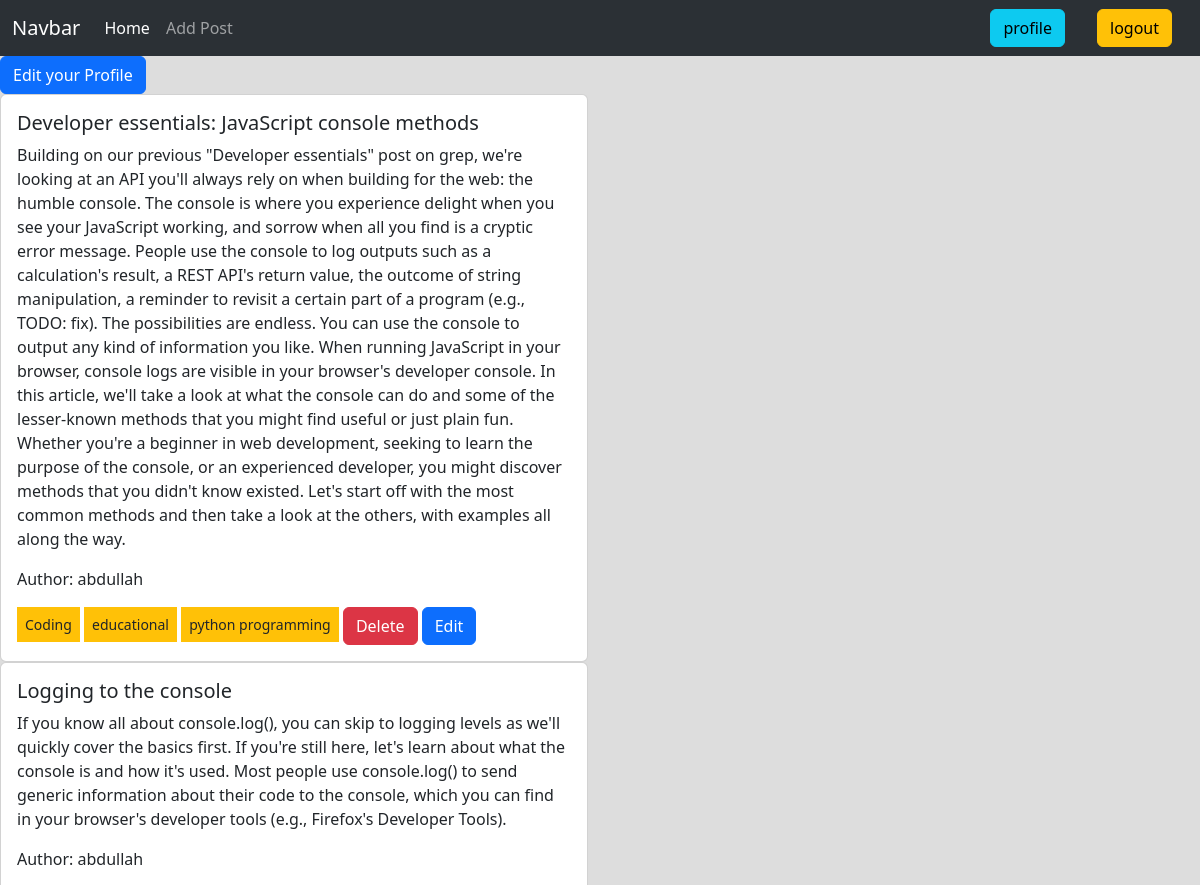
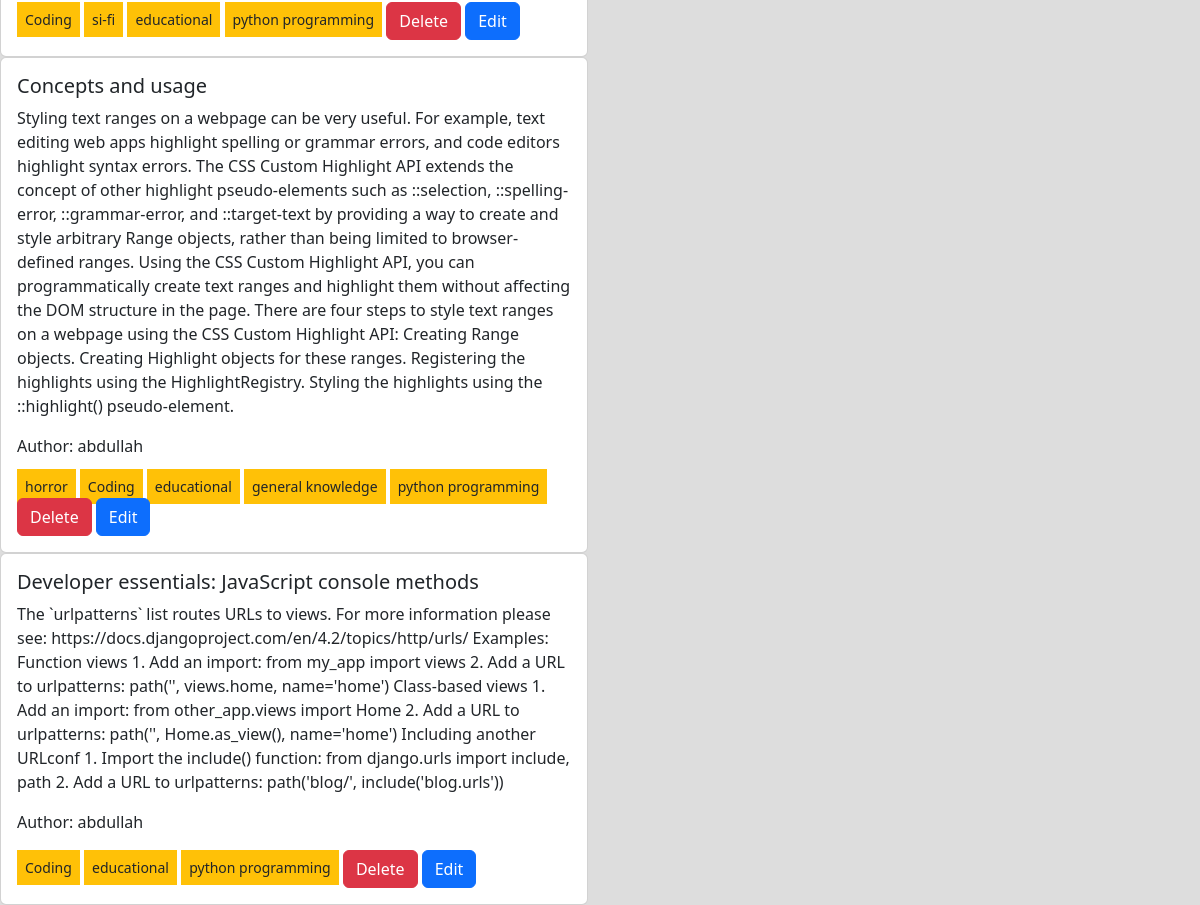
The app's page /author/profile/ (signed in) with its own data (2 pictures, top to bottom).
### posts/models.py (models this page shows, shortened)
class Post(models.Model):
    title = models.CharField(max_length=100)
    content = models.TextField()
    category = models.ManyToManyField(Category)
    author = models.ForeignKey(User, on_delete=models.CASCADE)
    image = models.ImageField(upload_to='posts/media/uploads', blank=True, null=True)

### categories/models.py (models this page shows, shortened)
class Category(models.Model):
    name = models.CharField(max_length=100)
    slug = models.SlugField(max_length=100,unique=True, null=True, blank=True)

### author/views.py (the view)
# urls.py: path('profile/', views.profile, name='profile'),
@login_required
def profile(request):
    data = Post.objects.filter(author = request.user)
    return render(request, 'author/profile.html' , {'data': data})

### author/templates/author/profile.html
{% extends 'base.html' %} {% load crispy_forms_tags %} {% block content %}
<div>
  <a class="btn btn-primary" href="{% url 'edit_profile' %}"
    >Edit your Profile</a
  >
  <div class="row">
    <div class="col-sm-6 mb-3 mb-sm-0">
      {% for post in data %}
      <div class="card">
        <div class="card-body">
          <h5 class="card-title">{{post.title}}</h5>
          <p class="card-text">{{post.content}}</p>
          <p>Author: {{post.author}}</p>
          {% for item in post.category.all %}
          <small class="bg-warning p-2">{{item.name}}</small>
          {% endfor %}
          <a href='{% url "delete_posts" post.id %}' class="btn btn-danger"
            >Delete</a
          >
          <a href='{% url "edit_posts" post.id %}' class="btn btn-primary"
            >Edit</a
          >
        </div>
      </div>
      {% endfor %}
    </div>
  </div>
</div>
{% endblock %}

### records on screen
Post: title "Developer essentials: JavaScript console methods", content "Building on our previous \"Developer essentials\" post on grep, we're looking at an API you'll always rely on when building for the web: the humble console. The console is where you experience delight when you see your JavaScript working, and sorrow when all you find is a cryptic error message. People use the console to log outputs such as a calculation's result, a REST API's return value, the outcome of string manipulation, a reminder to revisit a certain part of a program (e.g., TODO: fix). The possibilities are endless. You can use the console to output any kind of information you like. When running JavaScript in your browser, console logs are visible in your browser's developer console.…", author "abdullah"
Category: name "Coding"
Category: name "educational"
Category: name "python programming"
Post: title "Logging to the console", content "If you know all about console.log(), you can skip to logging levels as we'll quickly cover the basics first. If you're still here, let's learn about what the console is and how it's used. Most people use console.log() to send generic information about their code to the console, which you can find in your browser's developer tools (e.g., Firefox's Developer Tools).", author "abdullah"
Category: name "si-fi"
Post: title "Concepts and usage", content "Styling text ranges on a webpage can be very useful. For example, text editing web apps highlight spelling or grammar errors, and code editors highlight syntax errors. The CSS Custom Highlight API extends the concept of other highlight pseudo-elements such as ::selection, ::spelling-error, ::grammar-error, and ::target-text by providing a way to create and style arbitrary Range objects, rather than being limited to browser-defined ranges. Using the CSS Custom Highlight API, you can programmatically create text ranges and highlight them without affecting the DOM structure in the page. There are four steps to style text ranges on a webpage using the CSS Custom Highlight API: Creating Range…", author "abdullah"
Category: name "horror"
Category: name "general knowledge"
Post: title "Developer essentials: JavaScript console methods", content "The `urlpatterns` list routes URLs to views. For more information please see: https://docs.djangoproject.com/en/4.2/topics/http/urls/ Examples: Function views 1. Add an import: from my_app import views 2. Add a URL to urlpatterns: path('', views.home, name='home') Class-based views 1. Add an import: from other_app.views import Home 2. Add a URL to urlpatterns: path('', Home.as_view(), name='home') Including another URLconf 1. Import the include() function: from django.urls import include, path 2. Add a URL to urlpatterns: path('blog/', include('blog.urls'))", author "abdullah"
